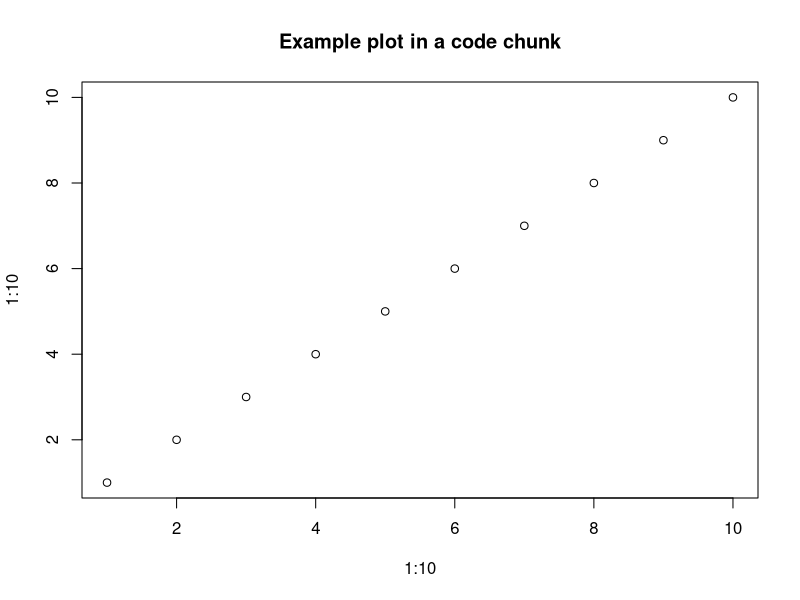
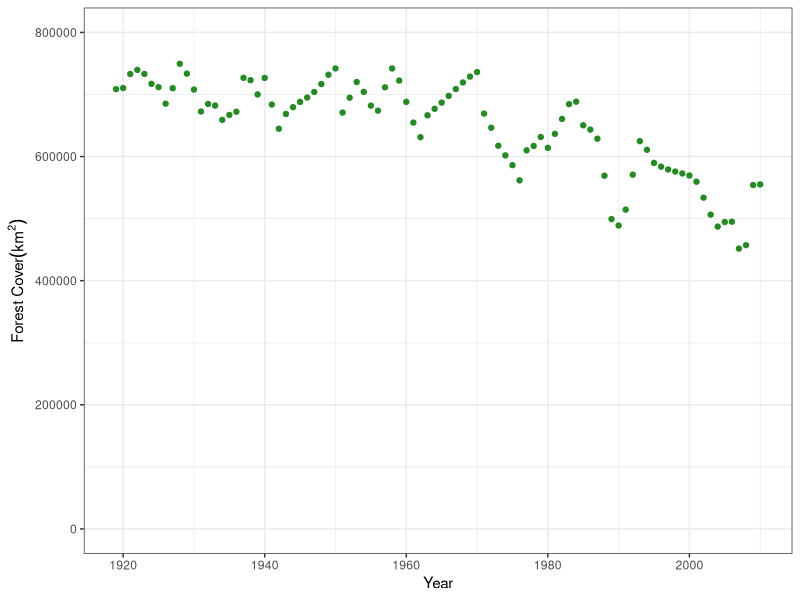
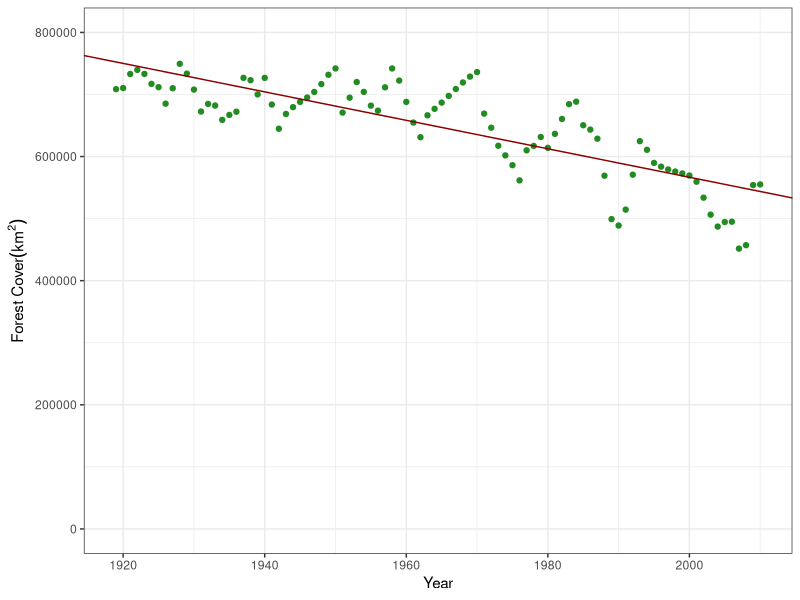
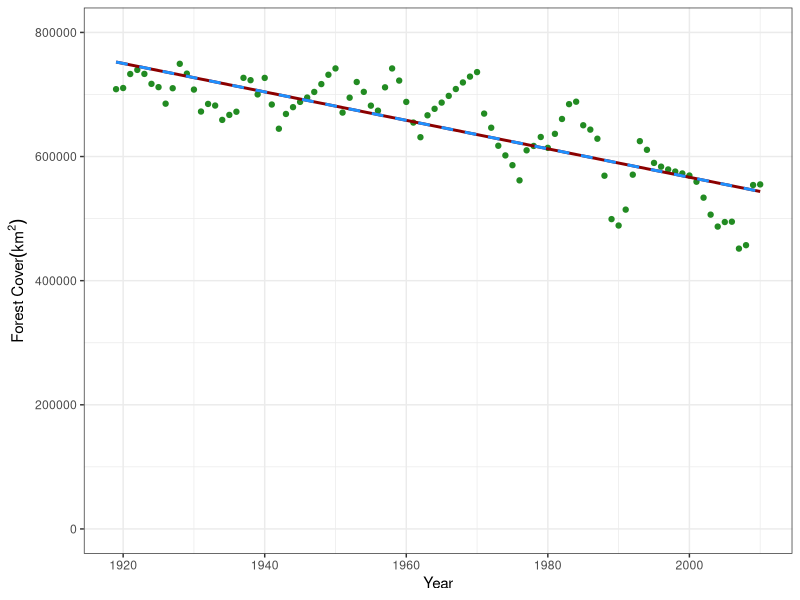
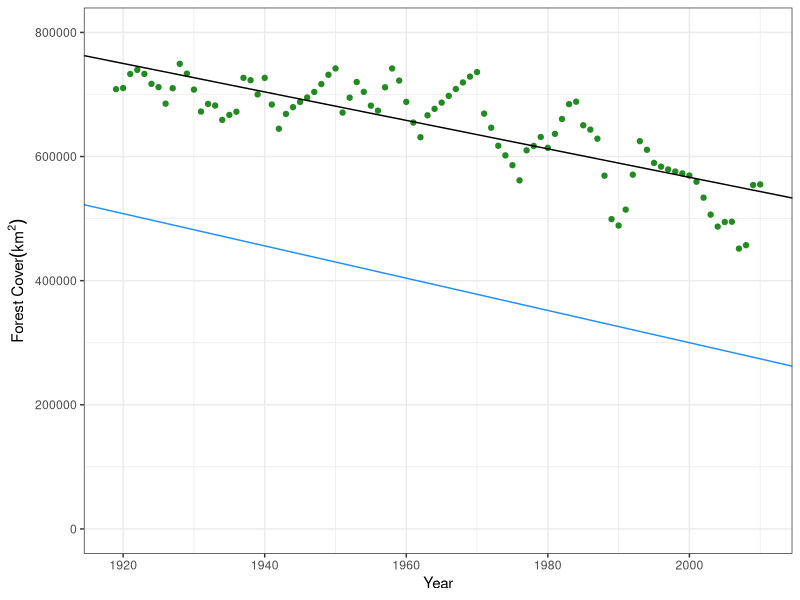
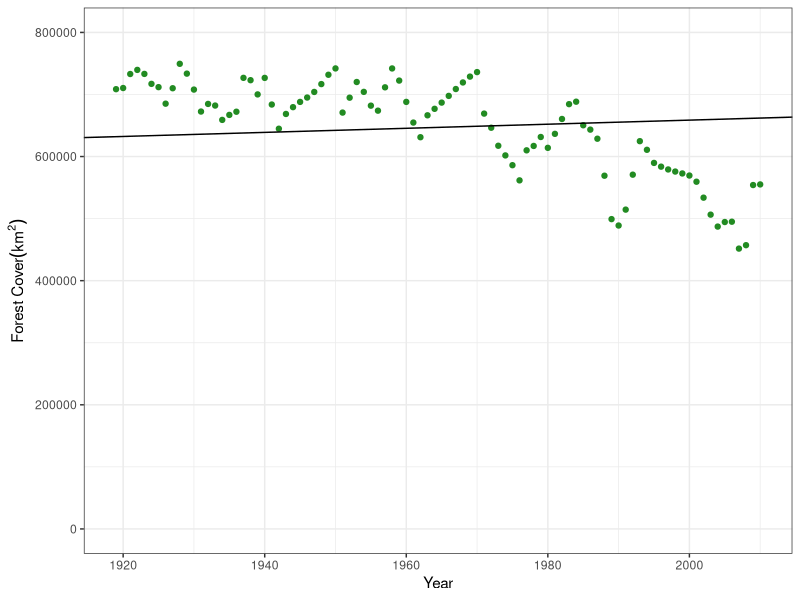
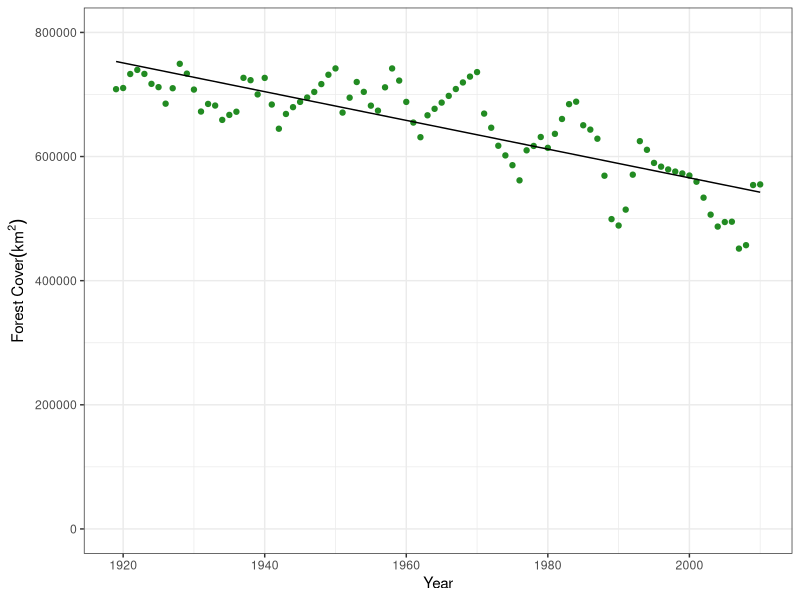
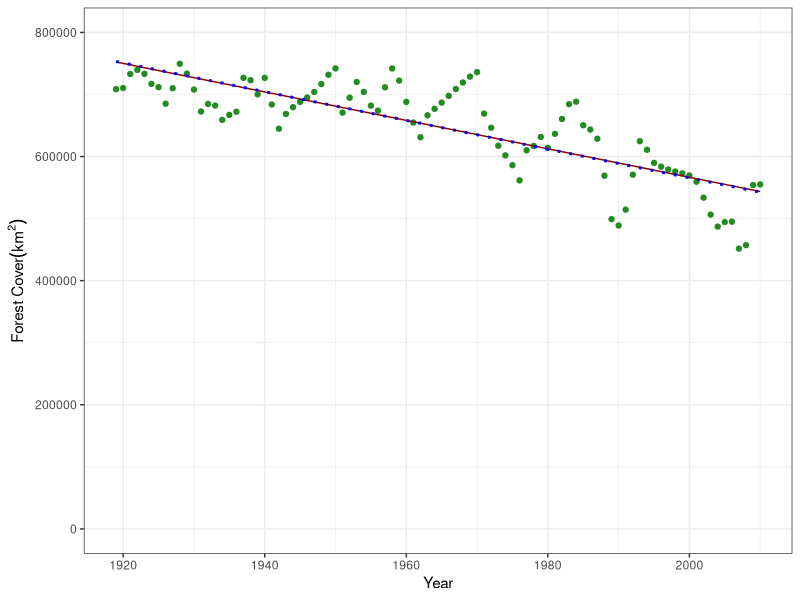

The R script that drew these images, in order:
## ---- chunk 1
#this is an example code script
plot(1:10,1:10)
title("Example plot in a code chunk")
## ---- chunk 2
#| output: false

options(stringsAsFactors = F, scipen = 999, digits = 4)

#plotting
library(ggplot2); theme_set(theme_bw())

#ordinary differential equations
library(deSolve)

#data manipulation
library(tidyr)
library(dplyr)
## ---- chunk 3
treedata <- read.csv("treedata.csv")

head(treedata)
str(treedata)
## ---- chunk 4
base.plot <- ggplot(treedata, aes(x = yr, y = forest)) +
  geom_point(color = "forestgreen") +
  ylim(c(0,8e5)) +
  xlab("Year") +
  ylab(bquote('Forest Cover'(km^2)))

base.plot
## ---- chunk 5
mod.stat <- glm(formula = forest ~ yr,
                family = gaussian,
                data  = treedata)

#investigate parameters estimated by model
summary(mod.stat)
## ---- chunk 6
mod.stat$coefficients

base.plot +
  geom_abline(slope = mod.stat$coefficients[2], intercept = mod.stat$coefficients[1], color = "darkred")
## ---- chunk 7
base.predict <- data.frame(yr = treedata$yr,
           prediction = predict(mod.stat)) 

head(base.predict)
## ---- chunk 8
mxb_line <- function(m, x, b){
  y = m*x + b
  return(y)
}

#example of predicting with this
my.predict <- data.frame(yr = treedata$yr,
           prediction = mxb_line(m = mod.stat$coefficients[2],
                                 x = treedata$yr, 
                                 b = mod.stat$coefficients[1])) 

head(my.predict)
## ---- chunk 9
base.plot + 
  geom_line(data = base.predict, aes(y = prediction), color = "darkred", size = 1) +
  geom_line(data = my.predict, aes(y = prediction), color = "dodgerblue", linetype = "dashed",
            size = 1)
## ---- chunk 10
#' Manually Estimate Least Squares
#' @param par vector of parameter values (m and b)
#' @param xval vector of x-values in the equation (in our case year)
#' @param ytrue vector of true y-values in our dataset
#' 
#' @return Sum of Squares for given parameter values
lst_sq <- function(par,  xval, ytrue){
  m.guess <- par["m"]
  b.guess <- par["b"]
  
  ##run your model with your guess parameters
  y.pred <- mxb_line(m = m.guess, x = xval, b = b.guess)
  
  ##compare with data via sum of squares.
  sum.sq <- sum((y.pred - ytrue)^2)
  
  return(sum.sq)
  
}
## ---- chunk 11
#optimal parameters from linear regression
lst_sq(par = c("m" = -2293, "b" = 5152515), xval = treedata$yr, ytrue = treedata$forest)

#estimate SS with parameters lightly moved from optimum
lst_sq(par = c("m" = -2600, "b" = 5500000), xval = treedata$yr, ytrue = treedata$forest)
## ---- chunk 12
base.plot +
  geom_abline(intercept = 5152515, slope = -2293) +
  geom_abline(intercept = 5500000, slope = -2600, color = "dodgerblue")
## ---- chunk 13
wrap_fit = function(guess.slope, guess.int, xguess, ydata){
  
  par <- c("m" = guess.slope, "b" = guess.int)
  
  
  out <- optim(par=par, fn = lst_sq, xval = xguess, ytrue = ydata)
  
  m.fit = out$par['m']
  
  b.fit = out$par['b']

  return(list(m.fit, b.fit))  
}
## ---- chunk 14
poor.fit <- wrap_fit(guess.slope = 10, guess.int = 100, 
                     xguess = treedata$yr, ydata = treedata$forest)
poor.fit

base.plot +
  geom_abline(slope = poor.fit[[1]], intercept  = poor.fit[[2]])
## ---- chunk 15
good.fit <- wrap_fit(guess.slope = -5000, guess.int = 800000, 
                     xguess = treedata$yr, ydata = treedata$forest)

good.fit

#predict from this model
good.predictions <- mxb_line(m = good.fit[[1]], x = treedata$yr, b = good.fit[[2]])

#plot this data
base.plot +
  geom_line(aes(x = treedata$yr, y = good.predictions))
## ---- chunk 16
base.plot +
  #original statistical model with glm
  geom_line(aes(x = treedata$yr, y = predict(mod.stat)), color = "darkred") +
  #model fit using optim
  geom_line(aes(x = treedata$yr, y = good.predictions), color = "blue", 
            linetype = "dotted", size = 1)
## ---- chunk 17
ForestSavannaCont <- function(t,y,parms){
  # The with() function gives access to the named values of parms within the
  # local environment created by the function
  with(c(as.list(y),parms),{
    N = For + Sav
    dFordt <- r*((K-N)/K)*For - gamma*For*Sav
    dSavdt <- gamma*((K-N)/K)*For*Sav 
    
    #Return forest to compare with data
    list(c(dFordt, dSavdt))
  })
}
## ---- chunk 18
## Intialize population
Mada.start <- c(For = 450000, #sq. km of forest in Mada
                Sav = 100000)  #sq. km of savanna in Mada  

## Set up time-steps and units - here go for slightly longer to allow model to equilibrate
times <- seq(1900,2010,by=1) 

## Define parameters 
values <- c(r=1.01, 
            gamma = .00000045, 
            K = 900000) 
## ---- chunk 19
slash.mod1<- data.frame(lsoda(y = Mada.start, times = times, func = ForestSavannaCont, 
                              parms = values))
names(slash.mod1) = c("yr", "forest", "savanna")

base.plot +
  geom_line(data = slash.mod1, aes(x = yr, y = forest)) +
  xlim(c(1915, 2012))
## ---- chunk 20
sum_sq_mech <- function(gamma, r, K, xstart, times, data){
    parms <- c(r = r,
              gamma = gamma,
              K = K)
    
    model.out <- data.frame(lsoda(y = xstart, times = times, 
                                  func = ForestSavannaCont, parms = parms))
    names(model.out) <- c("yr", "forest", "savanna")
    
  # the model runs for longer than our data, so we need to make sure 
  # we are comparing the same years across the two datasets
  forest.preds <- model.out[match(data$yr, model.out$yr),]
    
  ## and compare the output of the model with the data
    sum.sq <- sum((forest.preds$forest - data$forest)^2)
    
    return(sum.sq)
}
## ---- chunk 21
sum_sq_mech(gamma = 0.00000045,
            r = 1.01,
            K = 900000,
            xstart = Mada.start,
            times = times,
            data = treedata)
## ---- chunk 22
wrap_mech <- function(xstart, times, r, K, data){
  
  ## make a sequence of guesses for the rate
  slash.list = seq(from = 0, to = .000001, by = .0000001)
  
  ## then, search for the minimum
  sum.sq.lst = list()
  for (i in 1:length(slash.list)){
    sum.sq.lst[[i]] = sum_sq_mech(gamma=slash.list[i], xstart=xstart, r=r, K=K, times=times, data=data)
  }
  sum.sq.lst = c(unlist(sum.sq.lst))
  
  plot(slash.list, sum.sq.lst, type="b")
  
  ##find the minimum
  fit.slash = slash.list[sum.sq.lst==min(sum.sq.lst)]
  
  return(fit.slash)
}
## ---- chunk 23
fit.mech <- wrap_mech(xstart = Mada.start, times = times, r = 1.01, K = 900000, data = treedata)
## ---- chunk 24
fit.mech
## ---- chunk 25
#| warning: false
param.fit <- c(r = 1.01, gamma = fit.mech, K = 900000)

mech.fit <- data.frame(lsoda(y = Mada.start, times = times, func = ForestSavannaCont, 
                              parms = param.fit))
names(mech.fit) <- c("yr", "forest", "savanna")

base.plot +
  geom_line(data = slash.mod1, aes(x = yr, y = forest)) +
  geom_line(data = mech.fit, aes(x = yr, y = forest), color = "dodgerblue") +
  xlim(c(1920, 2010))
